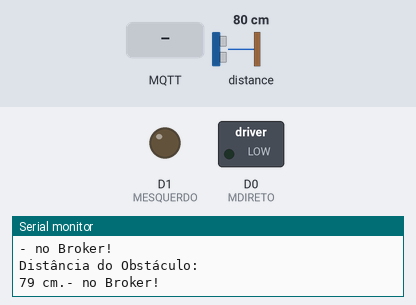
Simulated run of this sketch. Board: ESP8266 (NodeMCU). Parts: switched loads named in the sketch (green lamp = pin HIGH), output pins drawn as LEDs (lit = HIGH), the last lines printed to the serial monitor. Wiring (inferred from the names in the program): ultrasonic range finder: trigger D4; echo D3. The inputs (shaded band) are chosen by the test bench; at power-on: distance to the obstacle 80 cm. The echo pulse lasts 58.3 µs per cm; WiFi joins after 1.5 s; servers stay silent unless stated; no MQTT or app messages arrive unless stated; pins used as bus, display or sensor lines are not drawn.

Above: at 2.7 s.
2.8 s: MQTT message "F" arrives on the first subscribed topic
At 4.7 s:
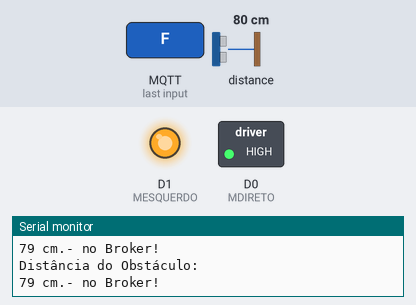
5.2 s: MQTT message "D" arrives on the first subscribed topic
At 7.0 s:
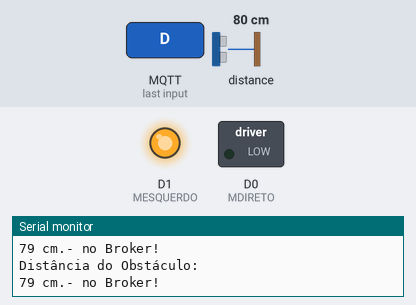
7.5 s: MQTT message "E" arrives on the first subscribed topic
At 9.3 s:
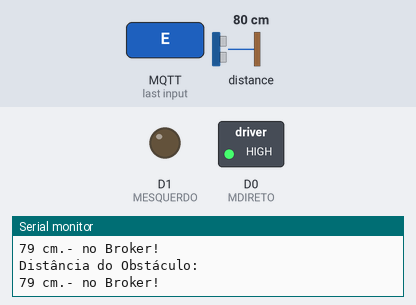
9.7 s: MQTT message "P" arrives on the first subscribed topic
At 11.6 s:
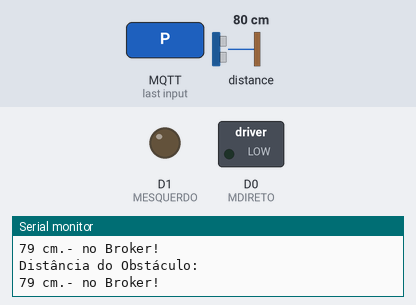
Timing chart, 0 to 12.9 s (numbered marks = the images above; inputs shaded):
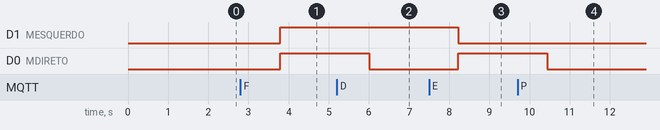

The sketch:

Fetch-Me.ino
```cpp
#include <ESP8266WiFi.h>
#include <PubSubClient.h>

#define SUBSCRIBE "EnvCourierMQTT"
#define PUBLISH   "RecCourierMQTT"
#define IDMQTT  "IDCourier"
#define MDIRETO     D0
#define MESQUERDO   D1
#define ECHOPIN     D3
#define TRIGGERPIN  D4

#define D0    16
#define D1    5
#define D2    4
#define D3    0
#define D4    2
#define D5    14
#define D6    12
#define D7    13
#define D8    15
#define D9    3
#define D10   1

long duracao = 0;
int distancia = 0;

const char* SSID = "Gabriel";
const char* PASSWORD = "99@E@123";
const char* BROKER_MQTT = "mqtt.eclipseprojects.io";
int PORTA_BROKER = 1883;

WiFiClient espClient;
PubSubClient MQTT(espClient);
char EstadoMDireto = '0';
char EstadoMEsquerdo = '0';

int calcDistancia(){
    digitalWrite(TRIGGERPIN, LOW);
    delayMicroseconds(2);
    digitalWrite(TRIGGERPIN, HIGH);
    delayMicroseconds(10);
    digitalWrite(TRIGGERPIN, LOW);
    duracao = pulseIn(ECHOPIN, HIGH);
    distancia= duracao*0.034/2;
    return distancia;
}

void mqtt_callback(char* topic, byte* payload, unsigned int length) {
    String command;
    int distancia_l = calcDistancia();
    for(int i = 0; i < length; i++)
    {
       char p = (char)payload[i];
       command += p;
    }
    if (distancia_l <=5){
      digitalWrite(MDIRETO, LOW);
          digitalWrite(MESQUERDO, LOW);

          EstadoMDireto = '0';
          EstadoMEsquerdo = '0';
    }
    else
    {

      if (command.equals("F"))
      {
          digitalWrite(MDIRETO, HIGH);
          digitalWrite(MESQUERDO, HIGH);

          EstadoMDireto = '1';
          EstadoMEsquerdo = '1';
      }

      if (command.equals("D"))
      {
          digitalWrite(MDIRETO, LOW);
          digitalWrite(MESQUERDO, HIGH);

          EstadoMDireto = '0';
          EstadoMEsquerdo = '1';
      }

      if (command.equals("E"))
      {
          digitalWrite(MDIRETO, HIGH);
          digitalWrite(MESQUERDO, LOW);

          EstadoMDireto = '1';
          EstadoMEsquerdo = '0';
      }

      if (command.equals("P"))
      {
          digitalWrite(MDIRETO, LOW);
          digitalWrite(MESQUERDO, LOW);

          EstadoMDireto = '0';
          EstadoMEsquerdo = '0';
      }
    }
}

void initMQTT() {
    MQTT.setServer(BROKER_MQTT, PORTA_BROKER);
    MQTT.setCallback(mqtt_callback);
}

void reconnectMQTT() {
    while (!MQTT.connected()) {

        Serial.print("* Tentando se conectar com MQTT: ");
        Serial.println(BROKER_MQTT);
        if (MQTT.connect(IDMQTT))
        {
            Serial.println("Conectado ao MQTT!");
            MQTT.subscribe(SUBSCRIBE);
        }
        else
        {
            Serial.println("Erro de reconexão com Broker.");
            Serial.println("Tentando outra vez em 3s...");
            delay(3000);
        }
    }
}

void reconectWiFi() {
    if (WiFi.status() == WL_CONNECTED)
        return;

    WiFi.begin(SSID, PASSWORD);

    while (WiFi.status() != WL_CONNECTED)
    {
        delay(300);
        Serial.print(".");
    }

    Serial.println();
    Serial.print("Conexão realizada! SSID: ");
    Serial.print(SSID);
    Serial.println("IP: ");
    Serial.println(WiFi.localIP());
}

void conexaoWiFI_MQTT(void) {
    if (!MQTT.connected())
        reconnectMQTT();
    reconectWiFi();
}

void EnviaMQTT(void) {
    char EstadoMotor[3];

    EstadoMotor[0] = EstadoMDireto;
    EstadoMotor[1] = '-';
    EstadoMotor[2] = EstadoMEsquerdo;

    MQTT.publish(PUBLISH, EstadoMotor);
    Serial.println("- no Broker!");
    delay(1000);
}

void initWiFi();
void initMQTT();
void reconectWiFi();
void mqtt_callback(char* topic, byte* payload, unsigned int length);
void conexaoWiFI_MQTT(void);

void initWiFi() {
    delay(10);
    Serial.println("------ Conexao -----");
    Serial.print("Rede: ");
    Serial.println(SSID);
    Serial.println("Um momento...");

    reconectWiFi();
}

void setup() {
    pinMode(MDIRETO, OUTPUT);
    pinMode(MESQUERDO, OUTPUT);
    pinMode(TRIGGERPIN, OUTPUT);
    pinMode(ECHOPIN, INPUT);

    digitalWrite(MDIRETO, LOW);
    digitalWrite(MESQUERDO, LOW);
    Serial.begin(115200);

    initWiFi();
    initMQTT();
}

void loop() {
    conexaoWiFI_MQTT();

    EnviaMQTT();

    delay(50);
    distancia = calcDistancia();
    Serial.println("Distância do Obstáculo: ");
    Serial.print(distancia);
    Serial.print(" cm.");
    delay(50);

    MQTT.loop();
}
```

Measured:
- after the input at 2.8 s, D1 (MESQUERDO), D0 (MDIRETO): LOW → HIGH after 0.99 s
- after the input at 5.2 s, D0 (MDIRETO): HIGH → LOW after 0.80 s
- after the input at 7.5 s, D1 (MESQUERDO): HIGH → LOW after 0.72 s; D0 (MDIRETO): LOW → HIGH after 0.72 s
- after the input at 9.7 s, D0 (MDIRETO): HIGH → LOW after 0.74 s
